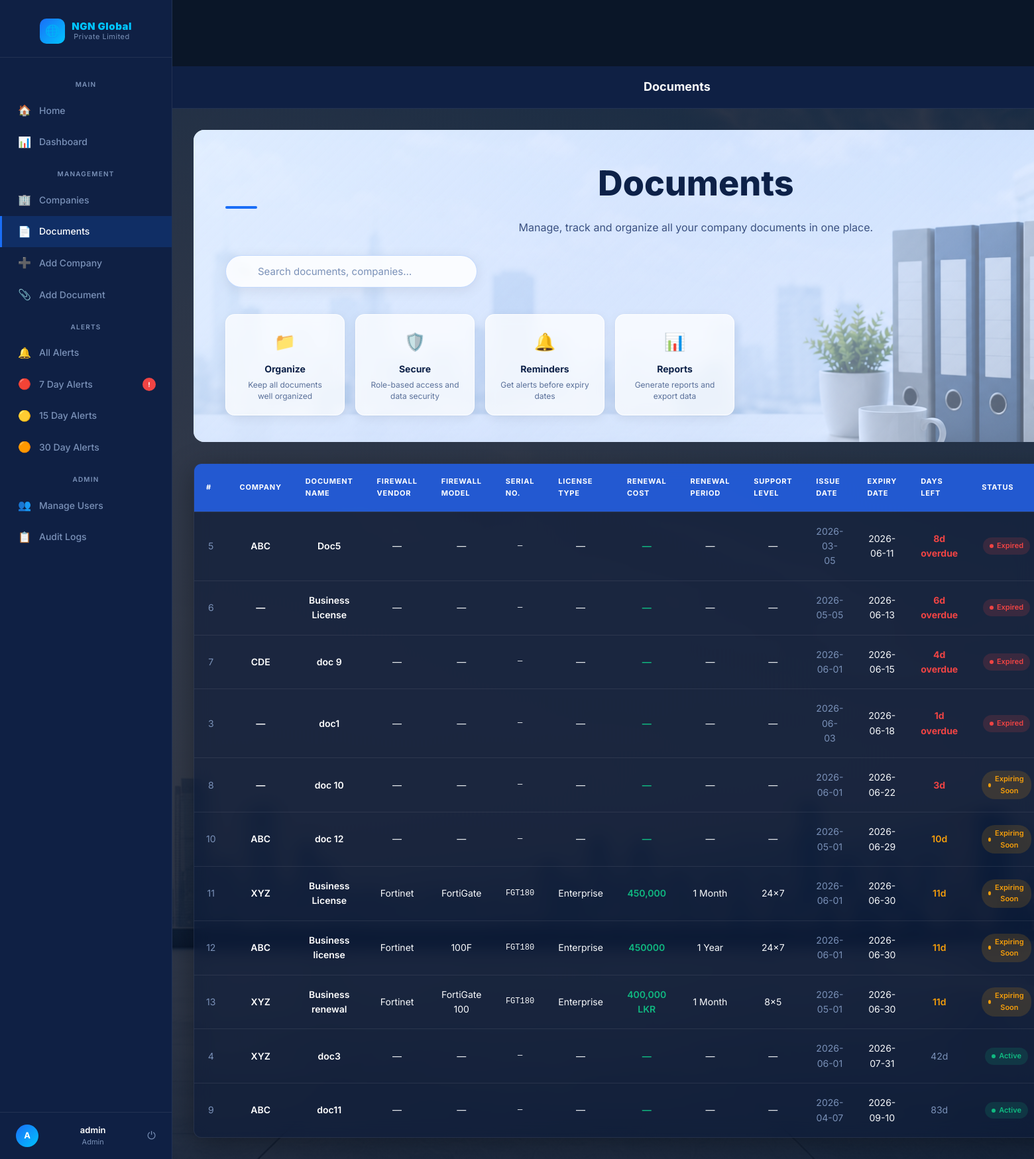
Screenshot of /documents (signed in) with the database file from the repository.
### tables this page shows
CREATE TABLE documents (
    id INTEGER PRIMARY KEY AUTOINCREMENT,
    company_id INTEGER,
    document_name TEXT,
    issue_date TEXT,
    expiry_date TEXT,
    reminder_days INTEGER, firewall_vendor TEXT, firewall_model TEXT, serial_number TEXT, license_type TEXT, renewal_cost TEXT, renewal_period TEXT, support_level TEXT, status TEXT DEFAULT Active,
    FOREIGN KEY(company_id) REFERENCES companies(id)
);

CREATE TABLE companies (
    id INTEGER PRIMARY KEY AUTOINCREMENT,
    company_name TEXT NOT NULL,
    registration_number TEXT,
    address TEXT,
    contact_person TEXT,
    phone TEXT,
    email TEXT
);

### app.py (the view)
@app.route('/documents')
@login_required
def documents():
    conn = sqlite3.connect('company.db')
    conn.row_factory = sqlite3.Row
    documents = conn.execute("""
        SELECT
            documents.*,
            companies.company_name
        FROM documents
        LEFT JOIN companies
        ON documents.company_id = companies.id
        ORDER BY documents.expiry_date
    """).fetchall()
    conn.close()
    today = datetime.today().date()
    processed_documents = []
    for doc in documents:
        expiry = datetime.strptime(
            doc['expiry_date'],
            '%Y-%m-%d'
        ).date()
        days_left = (expiry - today).days
        if days_left < 0:
            status = "Expired"
            priority = 1
        elif days_left <= 30:
            status = "Expiring Soon"
            priority = 2
        else:
            status = "Active"
            priority = 3
        processed_documents.append({
            'id':             doc['id'],
            'company_name':   doc['company_name'],
            'document_name':  doc['document_name'],
            'issue_date':     doc['issue_date'],
            'expiry_date':    doc['expiry_date'],
            'reminder_days':  doc['reminder_days'],
            'status':         status,
            'days_left':      days_left,
            'priority':       priority,
            'firewall_vendor': doc['firewall_vendor'],
            'firewall_model':  doc['firewall_model'],
            'serial_number':   doc['serial_number'],
            'license_type':    doc['license_type'],
            'renewal_cost':    doc['renewal_cost'],
            'renewal_period':  doc['renewal_period'],
            'support_level':   doc['support_level'],
        })
    processed_documents.sort(
        key=lambda x: (
            x['priority'],
            x['days_left']
        )
    )
    return render_template(
        'documents.html',
        documents=processed_documents
    )

### app.py (called while the page is built)
def login_required(f):
    @wraps(f)
    def decorated_function(*args, **kwargs):
        if 'user_id' not in session:
            return redirect('/login')
        return f(*args, **kwargs)
    return decorated_function

### templates/documents.html (shortened to what this page needs)
{% extends 'base.html' %}
{% block topbar_title %}Documents{% endblock %}
{% block content %}
<div class="doc-hero">
  <img class="doc-hero-bg" src="{{ url_for('static', filename='images/documents.png') }}" alt="Documents"/>
  <div class="doc-hero-tint"></div>
  <div class="doc-hero-content">
    <h1 class="doc-hero-title">Documents</h1>
    <div class="doc-hero-line"></div>
    <p class="doc-hero-sub">Manage, track and organize all your company documents in one place.</p>
    <form method="GET" action="/documents">
      <div class="doc-search-wrap">
        <span class="doc-search-icon">🔍</span>
        <input type="text" name="search" placeholder="Search documents, companies…"
          value="{{ request.args.get('search','') }}"/>
      </div>
    </form>
    <div class="doc-feature-row">
      <div class="doc-feature-card">
        <div class="doc-feature-icon">📁</div>
        <div class="doc-feature-title">Organize</div>
        <div class="doc-feature-desc">Keep all documents well organized</div>
      </div>
      <div class="doc-feature-card">
        <div class="doc-feature-icon">🛡️</div>
        <div class="doc-feature-title">Secure</div>
        <div class="doc-feature-desc">Role-based access and data security</div>
      </div>
      <div class="doc-feature-card">
        <div class="doc-feature-icon">🔔</div>
        <div class="doc-feature-title">Reminders</div>
        <div class="doc-feature-desc">Get alerts before expiry dates</div>
      </div>
      <div class="doc-feature-card">
        <div class="doc-feature-icon">📊</div>
        <div class="doc-feature-title">Reports</div>
        <div class="doc-feature-desc">Generate reports and export data</div>
      </div>
    </div>
  </div>
</div>
{% if documents %}
<div class="table-wrap">
  <table>
    <thead>
      <tr>
        <th>#</th>
        <th>Company</th>
        <th>Document Name</th>
        <th>Firewall Vendor</th>
        <th>Firewall Model</th>
        <th>Serial No.</th>
        <th>License Type</th>
        <th>Renewal Cost</th>
        <th>Renewal Period</th>
        <th>Support Level</th>
        <th>Issue Date</th>
        <th>Expiry Date</th>
        <th>Days Left</th>
        <th>Status</th>
      </tr>
    </thead>
    <tbody>
      {% for doc in documents %}
      <tr>
        <td style="color:var(--muted)">{{ doc.id }}</td>
        <td><span class="company-name">{{ doc.company_name or '—' }}</span></td>
        <td style="font-weight:600;color:var(--white)">{{ doc.document_name }}</td>
        <td>{{ doc.firewall_vendor or '—' }}</td>
        <td>{{ doc.firewall_model or '—' }}</td>
        <td style="font-family:monospace;font-size:12px">{{ doc.serial_number or '—' }}</td>
        <td>{{ doc.license_type or '—' }}</td>
        <td style="color:var(--green);font-weight:600">{{ doc.renewal_cost or '—' }}</td>
        <td>{{ doc.renewal_period or '—' }}</td>
        <td>{{ doc.support_level or '—' }}</td>
        <td style="color:var(--muted)">{{ doc.issue_date or '—' }}</td>
        <td>{{ doc.expiry_date }}</td>
        <td>
          {% if doc.days_left < 0 %}
            <span style="color:var(--red);font-weight:700">{{ doc.days_left|abs }}d overdue</span>
          {% elif doc.days_left <= 7 %}
            <span style="color:var(--red);font-weight:700">{{ doc.days_left }}d</span>
          {% elif doc.days_left <= 30 %}
            <span style="color:var(--yellow);font-weight:600">{{ doc.days_left }}d</span>
          {% else %}
            <span style="color:var(--muted)">{{ doc.days_left }}d</span>
          {% endif %}
        </td>
        <td>
          {% if doc.status == 'Expired' or doc.days_left < 0 %}
            <span class="badge badge-expired">Expired</span>
          {% elif doc.status == 'Expiring' or doc.days_left <= 30 %}
            <span class="badge badge-expiring">Expiring Soon</span>
          {% else %}
            <span class="badge badge-active">Active</span>
          {% endif %}
        </td>
      </tr>
      {% endfor %}
    </tbody>
  </table>
</div>
{% endif %}
{% endblock %}

### static/css/style.css (style rules this page uses)
body { font-family: 'Inter', sans-serif; background:#f4f7fc; }
body { font-family: Arial; text-align:center; margin-top:100px; }
h1 { color:blue; }
* { box-sizing: border-box; margin: 0; padding: 0; }
body { font-family: 'Inter', sans-serif; background: #f5f7fa; }
.table-wrap { background:rgba(10,25,55,0.55); backdrop-filter:blur(12px); border-radius:20px; overflow:hidden; border:1px solid rgba(255,255,255,0.08); box-shadow:0 10px 40px rgba(0,0,0,.35); }
.table-wrap table { width:100%; border-collapse:collapse; }
.table-wrap thead { background:rgba(37,99,235,.85); }
.table-wrap th { color:white; padding:18px; }
.table-wrap td { color:white; padding:18px; border-top:1px solid rgba(255,255,255,.08); }
.company-name { color:white; font-weight:700; }

### templates/base.html (style rules this page uses)
*, *::before, *::after { box-sizing: border-box; margin: 0; padding: 0; }
:root { --navy: #0a1628; --navy-mid: #0f2044; --navy-card: #112255; --navy-light:#1a3066; --blue: #1a6ef7; --blue-light:#3d8ef8; --blue-glow: rgba(26,110,247,0.18); --cyan: #00c4ff; --white: #ffffff; --text: #cdd8f0; --muted: #7a91b8; --border: rgba(255,255,255,0.08); --red: #ef4444; --yellow: #f59e0b; --green: #10b981; --radius: 12px; --radius-sm: 8px; --shadow: 0 4px 24px rgba(0,0,0,0.4); }
html, body { height: 100%; font-family: 'Inter', sans-serif; background: var(--navy); color: var(--white); line-height: 1.6; }
.table-wrap { background:rgba(10,25,55,.55); backdrop-filter:blur(12px); border-radius:20px; overflow:hidden; border:1px solid rgba(255,255,255,.08); box-shadow:0 10px 40px rgba(0,0,0,.35); }
.table-wrap thead { background:rgba(37,99,235,.85); }
.table-wrap th { color:white; }
.table-wrap td { color:#f8fafc; }
.table-wrap { overflow-x: auto; border-radius: var(--radius); border: 1px solid var(--border); }
table { width: 100%; border-collapse: collapse; font-size: 14px; }
thead { background: var(--navy-light); }
thead th { padding: 14px 18px; text-align: left; font-size: 11px; font-weight: 700; letter-spacing: 0.8px; text-transform: uppercase; color: var(--muted); border-bottom: 1px solid var(--border); }
tbody tr { border-bottom: 1px solid var(--border); transition: background 0.15s; }
tbody tr:last-child { border-bottom: none; }
tbody td { padding: 14px 18px; color: var(--text); vertical-align: middle; }
td .company-name { color: var(--white); font-weight: 600; }
.badge { display: inline-flex; align-items: center; gap: 5px; padding: 4px 10px; font-size: 11px; font-weight: 600; border-radius: 20px; }
.badge::before { content:''; width:6px; height:6px; border-radius:50%; }
.badge-active { background:rgba(16,185,129,0.15); color:var(--green); }
.badge-active::before { background:var(--green); }
.badge-expiring { background:rgba(245,158,11,0.15); color:var(--yellow); }
.badge-expiring::before { background:var(--yellow); }
.badge-expired { background:rgba(239,68,68,0.15); color:var(--red); }
.badge-expired::before { background:var(--red); }

### rows the page displays
documents: id "5", company_name "ABC", document_name "Doc5", firewall_vendor "—", firewall_model "—", serial_number "—", license_type "—", renewal_cost "—", renewal_period "—", support_level "—", issue_date "2026-03-05", expiry_date "2026-06-11", days_left|abs "8", shows "Expired"
documents: id "6", company_name "—", document_name "Business License", firewall_vendor "—", firewall_model "—", serial_number "—", license_type "—", renewal_cost "—", renewal_period "—", support_level "—", issue_date "2026-05-05", expiry_date "2026-06-13", days_left|abs "6", shows "Expired"
documents: id "7", company_name "CDE", document_name "doc 9", firewall_vendor "—", firewall_model "—", serial_number "—", license_type "—", renewal_cost "—", renewal_period "—", support_level "—", issue_date "2026-06-01", expiry_date "2026-06-15", days_left|abs "4", shows "Expired"
documents: id "3", company_name "—", document_name "doc1", firewall_vendor "—", firewall_model "—", serial_number "—", license_type "—", renewal_cost "—", renewal_period "—", support_level "—", issue_date "2026-06-03", expiry_date "2026-06-18", days_left|abs "1", shows "Expired"
documents: id "8", company_name "—", document_name "doc 10", firewall_vendor "—", firewall_model "—", serial_number "—", license_type "—", renewal_cost "—", renewal_period "—", support_level "—", issue_date "2026-06-01", expiry_date "2026-06-22", days_left "3", shows "Expiring Soon"
documents: id "10", company_name "ABC", document_name "doc 12", firewall_vendor "—", firewall_model "—", serial_number "—", license_type "—", renewal_cost "—", renewal_period "—", support_level "—", issue_date "2026-05-01", expiry_date "2026-06-29", days_left "10", shows "Expiring Soon"
documents: id "11", company_name "XYZ", document_name "Business License", firewall_vendor "Fortinet", firewall_model "FortiGate", serial_number "FGT180", license_type "Enterprise", renewal_cost "450,000", renewal_period "1 Month", support_level "24x7", issue_date "2026-06-01", expiry_date "2026-06-30", days_left "11", shows "Expiring Soon"
documents: id "12", company_name "ABC", document_name "Business license", firewall_vendor "Fortinet", firewall_model "100F", serial_number "FGT180", license_type "Enterprise", renewal_cost "450000", renewal_period "1 Year", support_level "24x7", issue_date "2026-06-01", expiry_date "2026-06-30", days_left "11", shows "Expiring Soon"
documents: id "13", company_name "XYZ", document_name "Business renewal", firewall_vendor "Fortinet", firewall_model "FortiGate 100", serial_number "FGT180", license_type "Enterprise", renewal_cost "400,000 LKR", renewal_period "1 Month", support_level "8x5", issue_date "2026-05-01", expiry_date "2026-06-30", days_left "11", shows "Expiring Soon"
documents: id "4", company_name "XYZ", document_name "doc3", firewall_vendor "—", firewall_model "—", serial_number "—", license_type "—", renewal_cost "—", renewal_period "—", support_level "—", issue_date "2026-06-01", expiry_date "2026-07-31", days_left "42", status "Active"
documents: id "9", company_name "ABC", document_name "doc11", firewall_vendor "—", firewall_model "—", serial_number "—", license_type "—", renewal_cost "—", renewal_period "—", support_level "—", issue_date "2026-04-07", expiry_date "2026-09-10", days_left "83", status "Active"

### other values shown
{{ session.get('username', 'U')[0]|upper }} "A"
{{ session.get('username', 'User') }} "admin"
{{ session.get('role', 'staff') }} "Admin"
